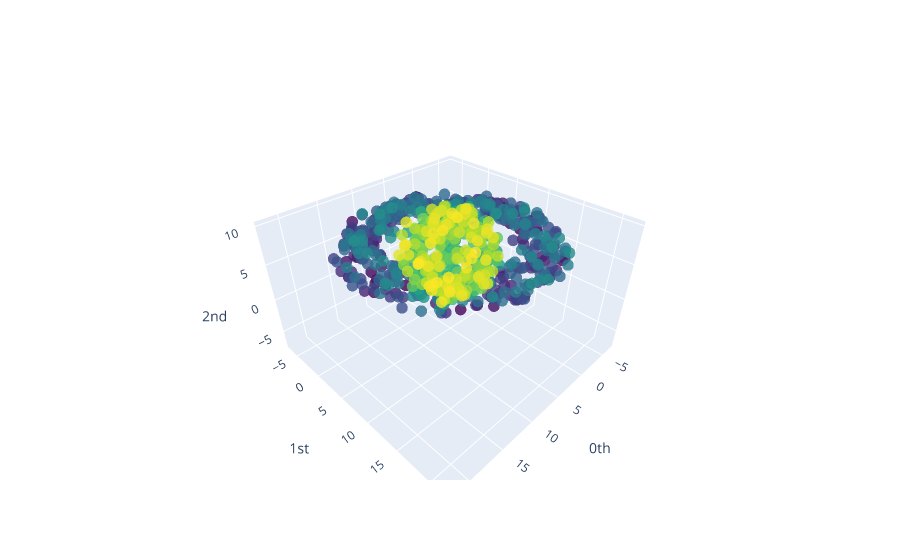

Here is the notebook cell this chart was saved with:
### Code cell
sphere_and_circle_smaller = np.vstack([circle_point_cloud_example + 10, sphere_point_cloud_example])
plot_point_cloud(sphere_and_circle_smaller)

### Figure 1 — Plotly figure (JSON) as saved in the notebook; plotly's stock layout.template omitted (floating-point values rounded to 4 significant figures; data arrays with more than 128 entries replaced by an {"elided": "..."} marker saying what was removed)
{"data": [{"marker": {"color": {"elided": "800 int values"}, "colorscale": [[0, "#440154"], [0.1111, "#482878"], [0.2222, "#3e4989"], [0.3333, "#31688e"], [0.4444, "#26828e"], [0.5556, "#1f9e89"], [0.6667, "#35b779"], [0.7778, "#6ece58"], [0.8889, "#b5de2b"], [1, "#fde725"]], "opacity": 0.8, "size": 4}, "mode": "markers", "type": "scatter3d", "x": {"elided": "800 float values"}, "y": {"elided": "800 float values"}, "z": {"elided": "800 float values"}}], "layout": {"scene": {"xaxis": {"exponentformat": "e", "showexponent": "all", "title": {"text": "0th"}, "type": "linear"}, "yaxis": {"exponentformat": "e", "showexponent": "all", "title": {"text": "1st"}, "type": "linear"}, "zaxis": {"exponentformat": "e", "showexponent": "all", "title": {"text": "2nd"}, "type": "linear"}}}}
